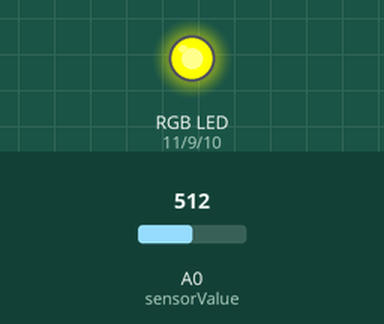
This sketch was run on a simulated Arduino Uno, built with avr-gcc and run on an emulated ATmega328P. Parts: an RGB LED mixed from three pins (HIGH = lit). The inputs (shaded band) are chosen by the test bench; at power-on: A0 (sensorValue) = 512.

Above: at 1.2 s.
1.3 s: A0 (sensorValue) set to 610
At 2.2 s:
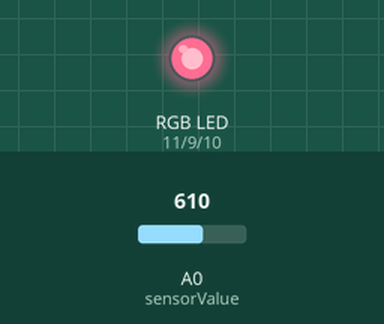
2.8 s: A0 (sensorValue) set to 590
At 3.1 s:
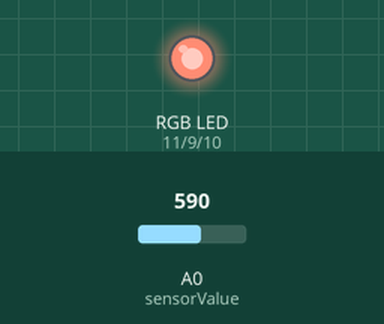
4.3 s: A0 (sensorValue) set to 511
At 5.5 s:
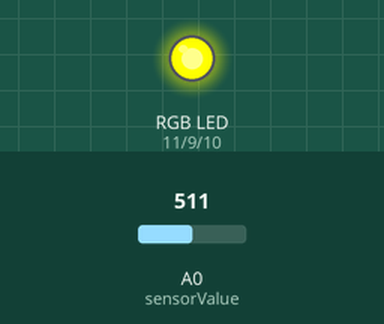
5.8 s: A0 (sensorValue) set to 306
At 6.6 s:
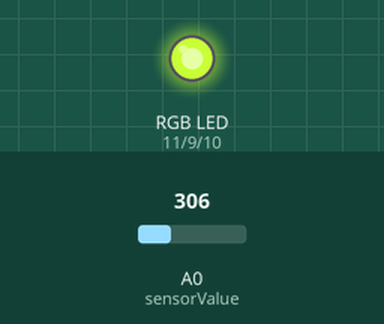
7.3 s: A0 (sensorValue) set to 290
At 7.9 s:
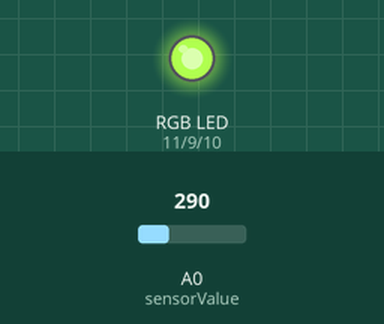
Timing chart, 0 to 9.8 s (numbered marks = the images above; inputs shaded):
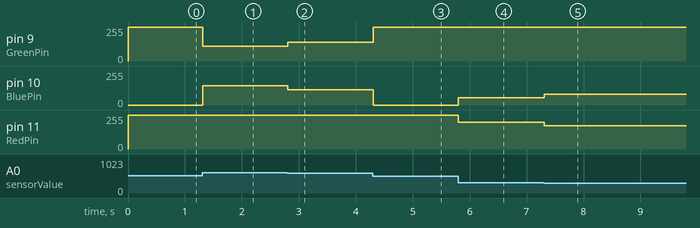

Measured:
- after the input at 1.3 s, pin 9 (GreenPin): 255/255 → 109/255 at once; pin 10 (BluePin): 0/255 → 146/255 at once
- after the input at 2.8 s, pin 9 (GreenPin): 109/255 → 140/255 at once; pin 10 (BluePin): 146/255 → 115/255 at once
- after the input at 4.3 s, pin 9 (GreenPin): 140/255 → 255/255 at once; pin 10 (BluePin): 115/255 → 0/255 at once
- after the input at 5.8 s, pin 10 (BluePin): 0/255 → 55/255 at once; pin 11 (RedPin): 255/255 → 200/255 at once
- after the input at 7.3 s, pin 10 (BluePin): 55/255 → 79/255 at once; pin 11 (RedPin): 200/255 → 176/255 at once

The sketch:

Controllo_LED_RGB.ino
```cpp
/*
Sketch per il controllo di LED RGB.
Pier Calderan - Luglio 2013
*/
int GreenPin=9, BluePin=10, RedPin=11, sensorValue=0, val;

void setup()
{
pinMode(RedPin, OUTPUT); pinMode(GreenPin, OUTPUT); pinMode(BluePin, OUTPUT);
}

void loop()
{
val=map(analogRead(sensorValue),0,1024,0,900);  // imposta la mappa dei valori

if (val<150) { // RGB spento
analogWrite(RedPin,0); analogWrite(BluePin,0); analogWrite(GreenPin,0);
}

else if (val<300) {
analogWrite(RedPin,map(val,150,300,0,255));
analogWrite(BluePin,map(val,150,300,255,0));
analogWrite(GreenPin,255);

} else if (val<450) {
analogWrite(RedPin,255);
analogWrite(BluePin,0);
analogWrite(GreenPin,255);
}

else if (val<600) {
analogWrite(RedPin,255);
analogWrite(BluePin,map(val,450,600,0,255));
analogWrite(GreenPin,map(val,450,600,255,0));
}

else if (val<750) {
analogWrite(RedPin,255);
analogWrite(BluePin,255);
analogWrite(GreenPin,0);
}

else if (val<900) {
analogWrite(RedPin,map(val,750,900,255,0));
analogWrite(BluePin,255);
analogWrite(GreenPin,map(val,750,900,0,255));
}
delay(10);
}
```
